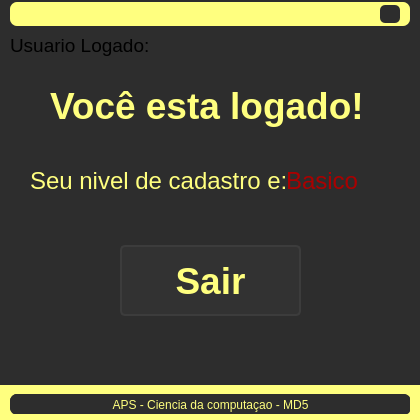
<?xml version="1.0" encoding="UTF-8"?>
<ui version="4.0">
 <class>MainWindow</class>
 <widget class="QMainWindow" name="MainWindow">
  <property name="geometry">
   <rect>
    <x>0</x>
    <y>0</y>
    <width>420</width>
    <height>420</height>
   </rect>
  </property>
  <property name="minimumSize">
   <size>
    <width>420</width>
    <height>420</height>
   </size>
  </property>
  <property name="windowTitle">
   <string>MainWindow</string>
  </property>
  <widget class="QWidget" name="centralwidget">
   <layout class="QVBoxLayout" name="verticalLayout">
    <property name="spacing">
     <number>0</number>
    </property>
    <property name="leftMargin">
     <number>0</number>
    </property>
    <property name="topMargin">
     <number>0</number>
    </property>
    <property name="rightMargin">
     <number>0</number>
    </property>
    <property name="bottomMargin">
     <number>0</number>
    </property>
    <item>
     <widget class="QFrame" name="topbar">
      <property name="maximumSize">
       <size>
        <width>16777215</width>
        <height>40</height>
       </size>
      </property>
      <property name="styleSheet">
       <string notr="true">background-color: rgb(45, 45, 45);</string>
      </property>
      <property name="frameShape">
       <enum>QFrame::NoFrame</enum>
      </property>
      <property name="frameShadow">
       <enum>QFrame::Raised</enum>
      </property>
      <layout class="QHBoxLayout" name="horizontalLayout_3">
       <property name="spacing">
        <number>0</number>
       </property>
       <property name="leftMargin">
        <number>0</number>
       </property>
       <property name="topMargin">
        <number>2</number>
       </property>
       <property name="rightMargin">
        <number>0</number>
       </property>
       <property name="bottomMargin">
        <number>0</number>
       </property>
       <item>
        <widget class="QFrame" name="frame_4">
         <property name="maximumSize">
          <size>
           <width>400</width>
           <height>16777215</height>
          </size>
         </property>
         <property name="styleSheet">
          <string notr="true">background-color: rgb(255, 255, 127);
border-radius: 7px;</string>
         </property>
         <property name="frameShape">
          <enum>QFrame::StyledPanel</enum>
         </property>
         <property name="frameShadow">
          <enum>QFrame::Raised</enum>
         </property>
         <layout class="QHBoxLayout" name="horizontalLayout_4">
          <property name="spacing">
           <number>3</number>
          </property>
          <property name="leftMargin">
           <number>10</number>
          </property>
          <property name="topMargin">
           <number>3</number>
          </property>
          <property name="rightMargin">
           <number>10</number>
          </property>
          <property name="bottomMargin">
           <number>3</number>
          </property>
          <item>
           <widget class="QLabel" name="label_4">
            <property name="font">
             <font>
              <family>Segoe UI</family>
              <pointsize>12</pointsize>
              <weight>75</weight>
              <bold>true</bold>
             </font>
            </property>
            <property name="styleSheet">
             <string notr="true">color: rgb(0, 0, 127);</string>
            </property>
            <property name="text">
             <string/>
            </property>
           </widget>
          </item>
          <item>
           <widget class="QPushButton" name="pushButton_3">
            <property name="maximumSize">
             <size>
              <width>20</width>
              <height>20</height>
             </size>
            </property>
            <property name="styleSheet">
             <string notr="true">QPushButton {
	background-color: rgb(45, 45, 45);
	border-radius: 5px;	
	background-position: center;	
}
QPushButton:hover {
	
	background-color: rgb(255, 102, 105);
	color: rgb(200, 200, 200);
}
QPushButton:pressed {
	background-color: rgb(170, 0, 0);
	color: rgb(200, 200, 200);
}</string>
            </property>
            <property name="text">
             <string/>
            </property>
            <property name="icon">
             <iconset>
              <normaloff>../../Imagens/cil-x.png</normaloff>../../Imagens/cil-x.png</iconset>
            </property>
           </widget>
          </item>
         </layout>
        </widget>
       </item>
      </layout>
     </widget>
    </item>
    <item>
     <widget class="QFrame" name="frame_2">
      <property name="styleSheet">
       <string notr="true">background-color: rgb(45, 45, 45);</string>
      </property>
      <property name="frameShape">
       <enum>QFrame::NoFrame</enum>
      </property>
      <property name="frameShadow">
       <enum>QFrame::Raised</enum>
      </property>
      <layout class="QHBoxLayout" name="horizontalLayout">
       <item>
        <widget class="QFrame" name="frame">
         <property name="minimumSize">
          <size>
           <width>400</width>
           <height>500</height>
          </size>
         </property>
         <property name="maximumSize">
          <size>
           <width>400</width>
           <height>1000</height>
          </size>
         </property>
         <property name="styleSheet">
          <string notr="true">background-color: rgb(45, 45, 45);</string>
         </property>
         <property name="frameShape">
          <enum>QFrame::NoFrame</enum>
         </property>
         <property name="frameShadow">
          <enum>QFrame::Raised</enum>
         </property>
         <widget class="QLabel" name="label">
          <property name="geometry">
           <rect>
            <x>40</x>
            <y>40</y>
            <width>321</width>
            <height>61</height>
           </rect>
          </property>
          <property name="font">
           <font>
            <family>Segoe UI</family>
            <pointsize>28</pointsize>
            <weight>75</weight>
            <bold>true</bold>
           </font>
          </property>
          <property name="styleSheet">
           <string notr="true">color: rgb(255, 255, 127);</string>
          </property>
          <property name="text">
           <string>Você esta logado!</string>
          </property>
         </widget>
         <widget class="QLabel" name="label_3">
          <property name="geometry">
           <rect>
            <x>20</x>
            <y>120</y>
            <width>261</width>
            <height>51</height>
           </rect>
          </property>
          <property name="font">
           <font>
            <family>Segoe UI</family>
            <pointsize>18</pointsize>
            <weight>50</weight>
            <bold>false</bold>
           </font>
          </property>
          <property name="styleSheet">
           <string notr="true">color: rgb(255, 255, 127);</string>
          </property>
          <property name="text">
           <string>Seu nivel de cadastro e:</string>
          </property>
         </widget>
         <widget class="QLabel" name="label_8">
          <property name="geometry">
           <rect>
            <x>0</x>
            <y>-10</y>
            <width>141</width>
            <height>41</height>
           </rect>
          </property>
          <property name="font">
           <font>
            <family>Segoe UI</family>
            <pointsize>14</pointsize>
           </font>
          </property>
          <property name="text">
           <string>Usuario Logado:</string>
          </property>
         </widget>
         <widget class="QLabel" name="label_9">
          <property name="geometry">
           <rect>
            <x>140</x>
            <y>-10</y>
            <width>251</width>
            <height>41</height>
           </rect>
          </property>
          <property name="font">
           <font>
            <family>Segoe UI</family>
            <pointsize>12</pointsize>
            <weight>75</weight>
            <bold>true</bold>
           </font>
          </property>
          <property name="styleSheet">
           <string notr="true">color: rgb(170, 0, 0);</string>
          </property>
          <property name="text">
           <string/>
          </property>
         </widget>
         <widget class="QPushButton" name="pushButton">
          <property name="geometry">
           <rect>
            <x>110</x>
            <y>210</y>
            <width>181</width>
            <height>71</height>
           </rect>
          </property>
          <property name="font">
           <font>
            <family>Segoe UI</family>
            <pointsize>28</pointsize>
            <weight>75</weight>
            <bold>true</bold>
           </font>
          </property>
          <property name="styleSheet">
           <string notr="true">QPushButton {	
	background-color: rgb(50, 50, 50);
	border: 2px solid rgb(60, 60, 60);
	border-radius: 5px;
color: rgb(255, 255, 127);
}
QPushButton:hover {	
	background-color: rgb(60, 60, 60);
	border: 2px solid rgb(70, 70, 70);
}
QPushButton:pressed {	
	background-color: rgb(250, 230, 0);
	border: 2px solid rgb(250, 230, 0);	
	color: rgb(35, 35, 35);}</string>
          </property>
          <property name="text">
           <string>Sair</string>
          </property>
         </widget>
         <widget class="QLabel" name="label_5">
          <property name="geometry">
           <rect>
            <x>276</x>
            <y>120</y>
            <width>101</width>
            <height>51</height>
           </rect>
          </property>
          <property name="font">
           <font>
            <family>Segoe UI</family>
            <pointsize>18</pointsize>
            <weight>50</weight>
            <bold>false</bold>
           </font>
          </property>
          <property name="styleSheet">
           <string notr="true">color: rgb(170, 0, 0);</string>
          </property>
          <property name="text">
           <string>Basico</string>
          </property>
         </widget>
         <zorder>label_3</zorder>
         <zorder>label</zorder>
         <zorder>label_8</zorder>
         <zorder>label_9</zorder>
         <zorder>pushButton</zorder>
         <zorder>label_5</zorder>
        </widget>
       </item>
      </layout>
     </widget>
    </item>
    <item>
     <widget class="QFrame" name="rodape">
      <property name="maximumSize">
       <size>
        <width>16777215</width>
        <height>35</height>
       </size>
      </property>
      <property name="styleSheet">
       <string notr="true">background-color: rgb(255, 255, 127);</string>
      </property>
      <property name="frameShape">
       <enum>QFrame::NoFrame</enum>
      </property>
      <property name="frameShadow">
       <enum>QFrame::Raised</enum>
      </property>
      <layout class="QHBoxLayout" name="horizontalLayout_2">
       <item>
        <widget class="QFrame" name="frame_3">
         <property name="minimumSize">
          <size>
           <width>400</width>
           <height>20</height>
          </size>
         </property>
         <property name="maximumSize">
          <size>
           <width>23</width>
           <height>23</height>
          </size>
         </property>
         <property name="styleSheet">
          <string notr="true">background-color: rgb(45, 45, 45);
border-radius: 7px;</string>
         </property>
         <property name="frameShape">
          <enum>QFrame::StyledPanel</enum>
         </property>
         <property name="frameShadow">
          <enum>QFrame::Raised</enum>
         </property>
         <widget class="QLabel" name="label_2">
          <property name="geometry">
           <rect>
            <x>0</x>
            <y>0</y>
            <width>401</width>
            <height>21</height>
           </rect>
          </property>
          <property name="styleSheet">
           <string notr="true">color: rgb(255, 255, 127);</string>
          </property>
          <property name="text">
           <string>APS - Ciencia da computaçao - MD5</string>
          </property>
          <property name="alignment">
           <set>Qt::AlignCenter</set>
          </property>
         </widget>
        </widget>
       </item>
      </layout>
     </widget>
    </item>
   </layout>
  </widget>
  <widget class="QMenuBar" name="menubar">
   <property name="geometry">
    <rect>
     <x>0</x>
     <y>0</y>
     <width>420</width>
     <height>21</height>
    </rect>
   </property>
  </widget>
 </widget>
 <resources>
  <include location="file_rc.qrc"/>
 </resources>
 <connections/>
</ui>
